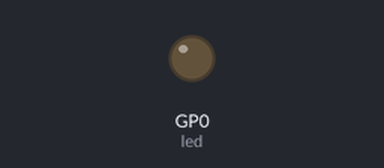
A program run on a simulated Raspberry Pi Pico running MicroPython. Shown: output pins drawn as LEDs (lit = HIGH).

Above: at 1.5 s.
At 12.0 s:
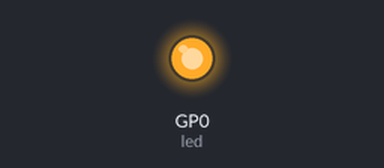
Timing chart, 0 to 12.7 s (numbered marks = the images above):
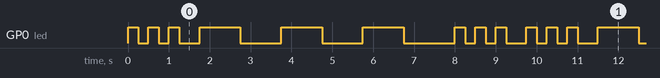

The program:

buzzer.py
```python
from machine import Pin, PWM
from utime import sleep

dot = 0.25
dash = 1
gap = 0.25
ON = 1
OFF = 0

led = Pin(0,Pin.OUT)
buzzer = PWM(Pin(3))

while True:

    for i in range(0,3):
        led.value(ON)
        sleep(dot)
        led.value(OFF)
        sleep(dot)

    sleep(gap)
    for i in range(0,3):
        led.value(ON)
        sleep(dash)
        led.value(OFF)
        sleep(dash)

    sleep(gap)

    for i in range(0,3):
        led.value(ON)
        sleep(dot)
        led.value(OFF)
        sleep(dot)

    sleep(gap)
  
```

Measured:
- by itself, GP0 (led): repeats every 9.8 s: 2 × (LOW 0.25 s, HIGH 0.25 s), LOW 0.50 s, 2 × (HIGH 1.0 s, LOW 1.0 s), HIGH 1.0 s, LOW 1.3 s, 2 × (HIGH 0.25 s, LOW 0.25 s), HIGH 0.25 s, LOW 0.50 s, HIGH 0.25 s
- by itself, everything shown: repeats every 9.8 s, in 18 steps
